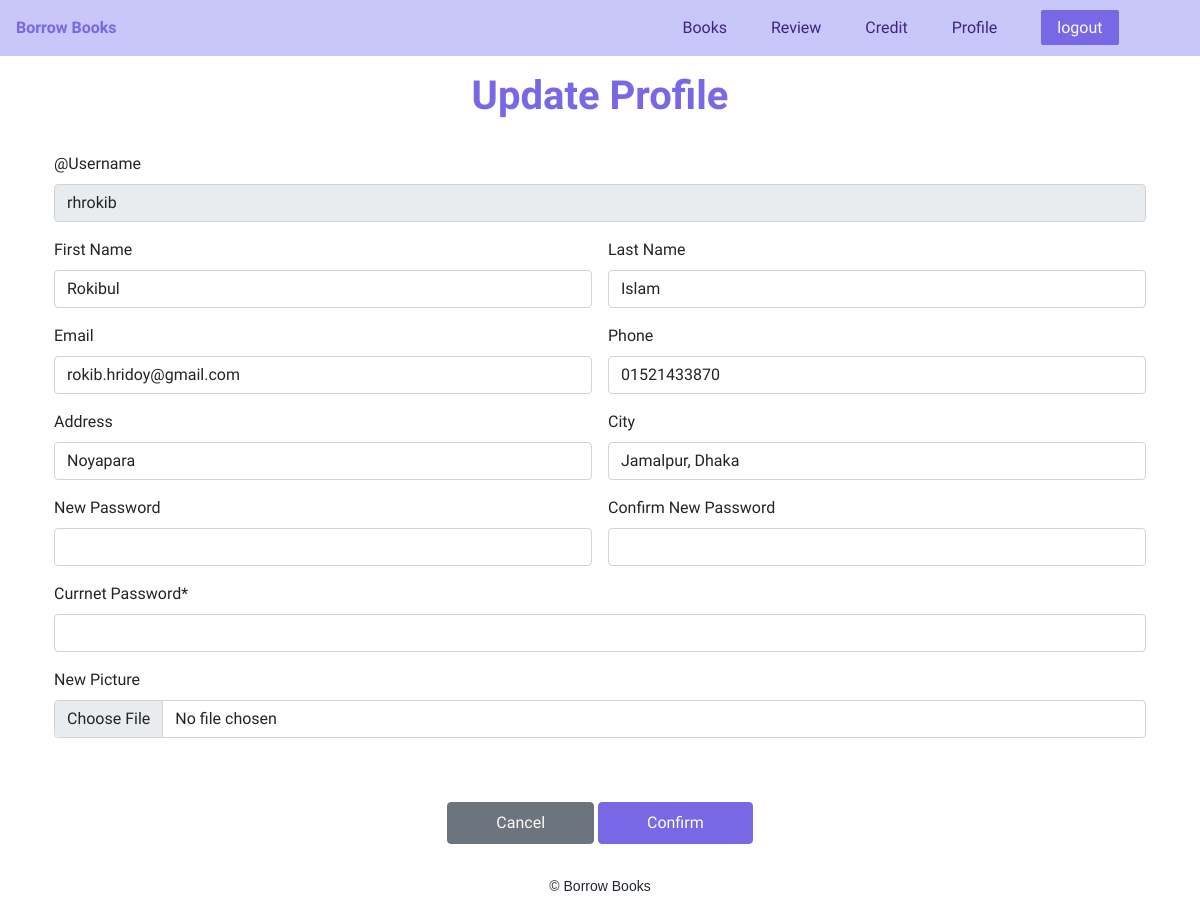
Before: /profile/update_profile.php (signed in) with the older database file.
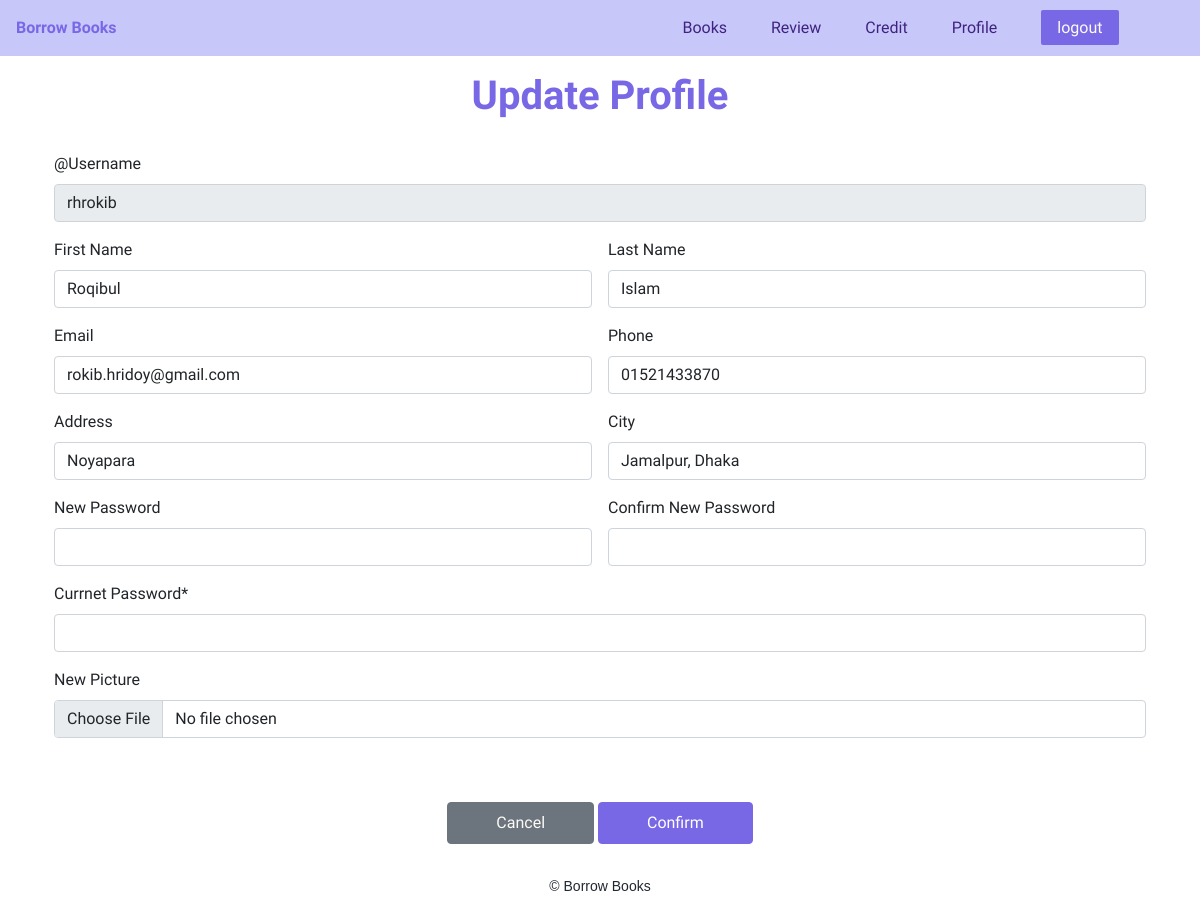
After: the same page with the newer database file.
### tables this page shows
CREATE TABLE `user` (
  `username` varchar(30) NOT NULL,
  `email` varchar(50) NOT NULL,
  `password` varchar(65) NOT NULL,
  `firstname` varchar(30) NOT NULL,
  `lastname` varchar(30) NOT NULL,
  `phone` varchar(11) NOT NULL,
  `location` varchar(50) NOT NULL,
  `city` varchar(50) NOT NULL,
  `totalCredit` float NOT NULL,
  `totalRead` int(11) NOT NULL DEFAULT 0,
  `totalGiven` int(11) NOT NULL DEFAULT 0,
  `rating` int(11) NOT NULL DEFAULT 0,
  `dp_path` varchar(300) NOT NULL
);

### profile/update_profile.php (the view, shortened to what this page needs)
<?php
require_once('./../db_config.php');
if (!isset($_SESSION['user']) &&  empty($_SESSION['user'])) {
  redirect("./../login/login.php", NULL);
} else {
  $username = $_SESSION['user'];
  $retObj = $pdo->query("SELECT * FROM user where username = '$username'");
  $profile = $retObj->fetch(PDO::FETCH_ASSOC);
  $email = $profile['email'];
  $firstname = $profile['firstname'];
  $lastname = $profile['lastname'];
  $phone = $profile['phone'];
  $location = $profile['location'];
  $city = $profile['city'];
?>
  <!DOCTYPE html>
  <html lang="en">
  <head>
    <link href="https://cdn.jsdelivr.net/npm/bootstrap@5.0.1/dist/css/bootstrap.min.css" rel="stylesheet">
    <link rel="stylesheet" href="profile.css">
  </head>
  <body>
    <header class='main-header'>
      <div>
        <a class="main-header-logo" href="./../index.php">Borrow Books</a>
      </div>
      <nav class="main-nav">
        <ul class="main-nav__items">
        <li class="main-nav__item"><a href="./../book/book.php">Books</a></li>
          <li class="main-nav__item"><a href="./../review/">Review</a></li>
          <li class="main-nav__item"><a href="./../payment/">Credit</a></li>
          <li class="main-nav__item"><a href="./">Profile</a></li>
          <li class="main-nav__item nav-logout"><a href="./../logout/logout.php">logout</a></li>
        </ul>
      </nav>
    </header>
    <main>
      <div class="container">
        <h1 class="text-center title mt-3">Update Profile</h1>
        <div class="container-sm">
          <form action="./update_profile.php" autocomplete="off" method="post" enctype="multipart/form-data">
            <div class="row g-3 mt-3">
              <div class="col-md-12">
                <label for="username" class="form-label">@Username</label>
                <input type="text" class="form-control" placeholder="Username" aria-label="Username" aria-describedby="basic-addon1" id="username" value="<?php echo $username ?>" readonly>
              </div>
              <div class="col-md-6">
                <label for="fName" class="form-label">First Name</label>
                <input type="text" class="form-control" placeholder="First name" aria-label="First name" id="fName" name="fName" value="<?php echo $firstname ?>">
              </div>
              <div class="col-md-6">
                <label for="lName" class="form-label">Last Name</label>
                <input type="text" class="form-control" placeholder="Last name" aria-label="Last name" id="lName" name="lName" value="<?php echo $lastname ?>">
              </div>
              <div class="col-md-6">
                <label for="email" class="form-label">Email</label>
                <input type="email" class="form-control" id="email" name="email" value="<?php echo $email ?>">
              </div>
              <div class="col-md-6">
                <label for="phone" class="form-label">Phone</label>
                <input type="phone" class="form-control" id="phone" name="phone" value="<?php echo $phone ?>">
              </div>
              <div class="col-6">
                <label for="addr" class="form-label">Address</label>
                <input type="text" class="form-control" id="addr" name="addr" placeholder="House, Road, Street, Area" value="<?php echo $location ?>">
              </div>
              <div class="col-md-6">
                <label for="city" name="city" class="form-label">City</label>
                <input type="text" class="form-control" id="city" name="city" placeholder="Upozilla, District" value="<?php echo $city ?>">
              </div>
              <div class="col-md-6">
                <label for="newPass" class="form-label">New Password</label>
                <input type="password" class="form-control" autocomplete="off" id="newPass" name="newPass">
              </div>
              <div class="col-md-6">
                <label for="newPass1" class="form-label">Confirm New Password</label>
                <input type="password" class="form-control" autocomplete="off" id="newPass1" name="newPass1">
              </div>
              <div class="col-md-12">
                <label for="curPass" class="form-label">Currnet Password*</label>
                <input type="password" class="form-control" autocomplete="off" id="curPass" name="curPass" required>
              </div>
              <div class="col-md-12">
                <label class="form-label" for="pp">New Picture</label>
                <input type="file" class="form-control" id="pp" name="pp">
              </div>
              <div class="col-12 text-center mt-5">
                <p class="btn btn-secondary px-5 py-2 mt-3"><a href="./../profile/">Cancel</a></p>
                <button type="submit" class="btn btn-primary px-5 py-2">Confirm</button>
              </div>
            </div>
          </form>
        </div>
      </div>
    </main>
    <footer>
      <div class="container mt-5">
        <h5 class="text-center footer">© Borrow Books</h5>
      </div>
    </footer>
  </body>
  </html>
<?php
}
?>

Changed rows visible on the page:
changed user "Islam": fName "Rokibul" → "Roqibul"
